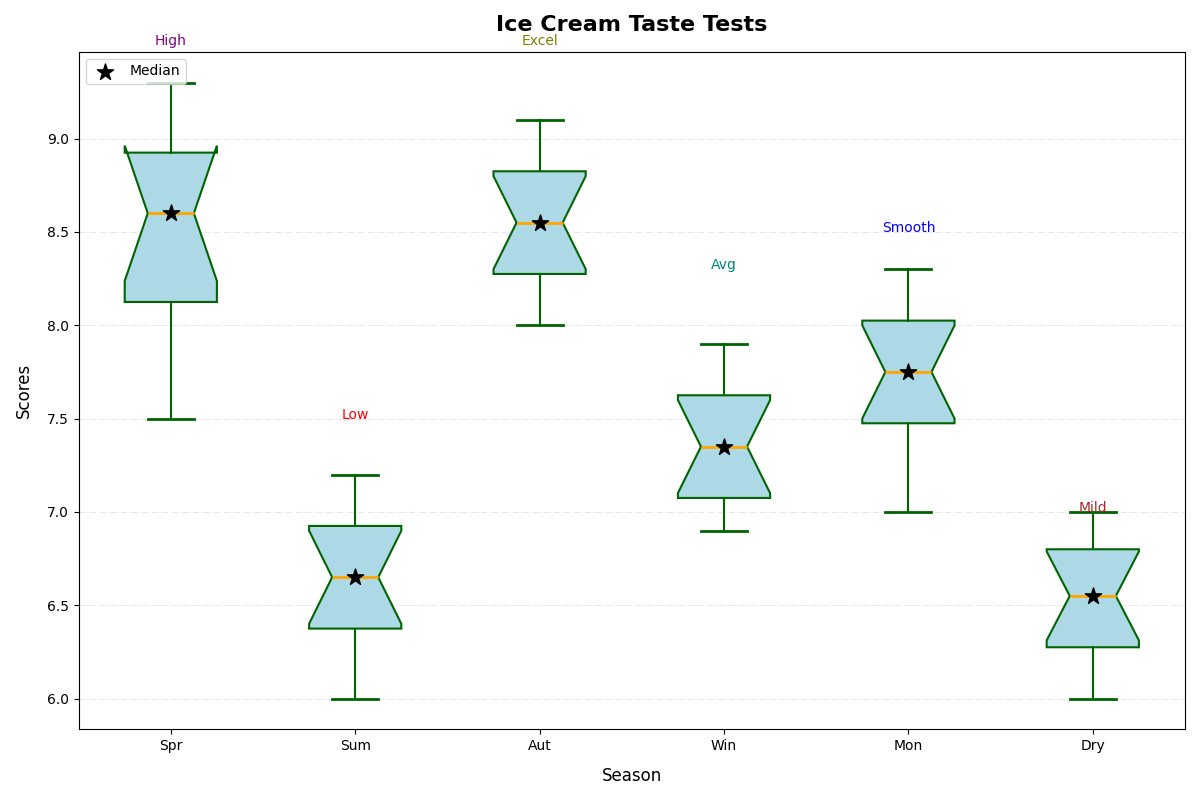

Source code (Python):
import matplotlib.pyplot as plt
import numpy as np

spring_scores = [8.2, 8.9, 9.1, 7.8, 8.7, 9.3, 7.5, 8.5, 8.8, 9.0, 8.3, 7.9]
summer_scores = [6.5, 6.8, 7.0, 6.4, 6.1, 7.2, 6.6, 6.9, 6.7, 7.1, 6.3, 6.0]
autumn_scores = [8.8, 8.1, 8.5, 8.4, 8.7, 9.0, 8.3, 8.6, 8.9, 9.1, 8.2, 8.0]
winter_scores = [7.0, 7.3, 7.5, 7.8, 6.9, 7.4, 7.1, 7.2, 7.6, 7.9, 7.7, 7.0]
monsoon_scores = [7.5, 7.8, 8.1, 7.0, 7.3, 8.0, 7.4, 7.6, 7.7, 8.2, 8.3, 7.9]
dry_scores = [6.8, 6.5, 6.1, 6.4, 6.6, 7.0, 6.3, 6.2, 6.9, 6.7, 6.0, 6.8]

scores_data = [spring_scores, summer_scores, autumn_scores, winter_scores, monsoon_scores, dry_scores]
median_values = [np.median(season) for season in scores_data]
season_labels = ['Spr', 'Sum', 'Aut', 'Win', 'Mon', 'Dry']

fig, ax = plt.subplots(figsize=(12, 8))

bplot = ax.boxplot(scores_data, vert=True, patch_artist=True, labels=season_labels, notch=True,
                   boxprops=dict(facecolor='lightblue', color='darkgreen', linewidth=1.5),
                   whiskerprops=dict(color='darkgreen', linewidth=1.5),
                   capprops=dict(color='darkgreen', linewidth=2),
                   medianprops=dict(color='orange', linewidth=2),
                   flierprops=dict(marker='s', markerfacecolor='magenta', markersize=8, linestyle='none', markeredgecolor='darkgreen'))

ax.scatter(range(1, 7), median_values, color='black', marker='*', s=150, zorder=3, label='Median')

ax.set_title('Ice Cream Taste Tests', fontsize=16, fontweight='bold', pad=15)
ax.set_xlabel('Season', fontsize=12, labelpad=10)
ax.set_ylabel('Scores', fontsize=12, labelpad=10)

ax.text(1, 9.5, 'High', fontsize=10, color='purple', ha='center')
ax.text(2, 7.5, 'Low', fontsize=10, color='red', ha='center')
ax.text(3, 9.5, 'Excel', fontsize=10, color='olive', ha='center')
ax.text(4, 8.3, 'Avg', fontsize=10, color='teal', ha='center')
ax.text(5, 8.5, 'Smooth', fontsize=10, color='blue', ha='center')
ax.text(6, 7, 'Mild', fontsize=10, color='brown', ha='center')

ax.legend(loc='upper left', fontsize=10)
ax.grid(axis='y', linestyle='-.', linewidth=0.7, alpha=0.3)

plt.tight_layout()
plt.show()
